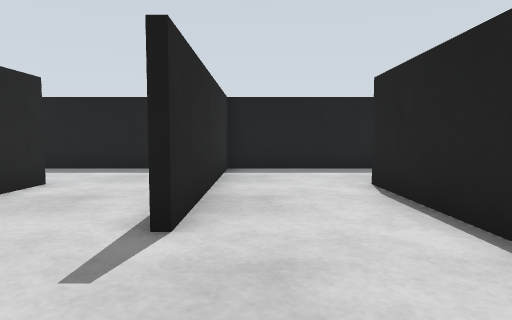
view 1 (above)

16 first-person views from a walk through a Gazebo world. The camera is 0.45 m above the floor, tilts 4° down and sees 75° across. The floor is counted in squares, 0.5 m on a side. Each view is taken from the middle of a square. On the plan, view 1 faces up. The plan holds only what a view shows up to about 12 squares ahead; the rest is blank. The place goes on beyond the plan.

view 2
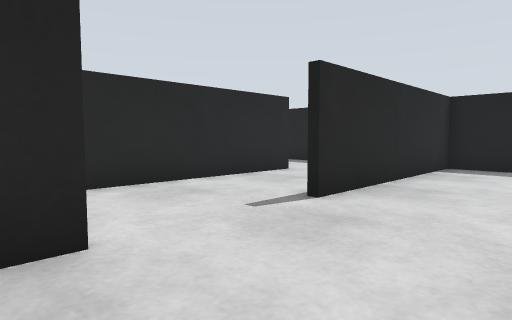

view 3
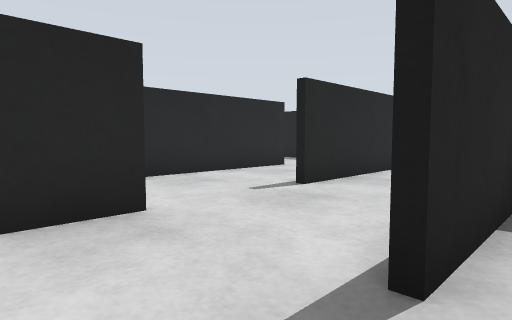

view 4
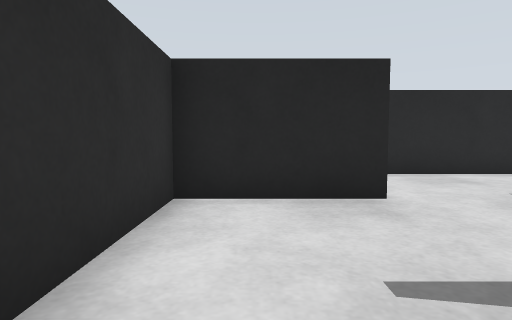

view 5
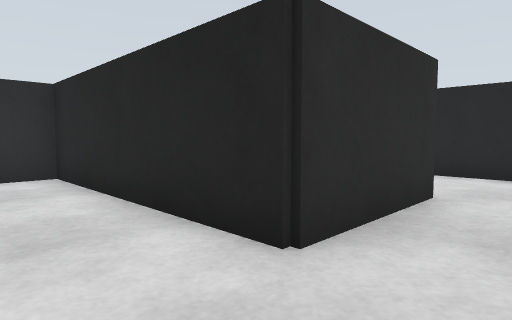

view 6
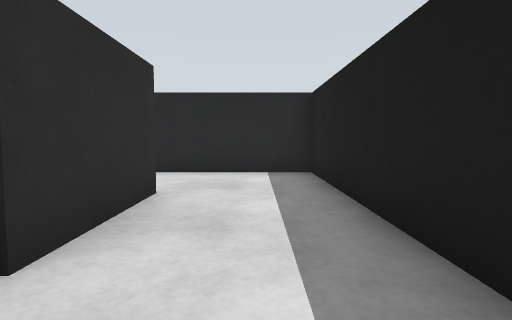

view 7
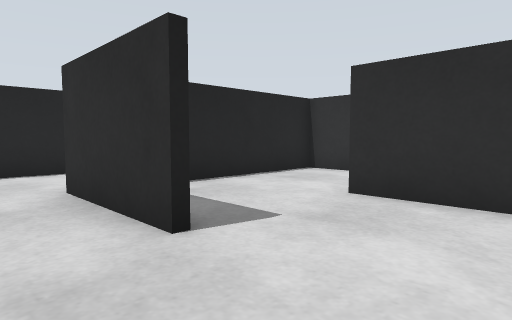

view 8
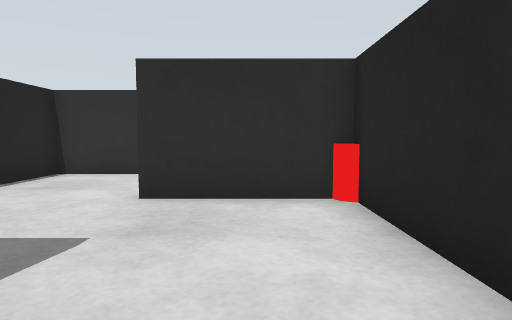

view 9
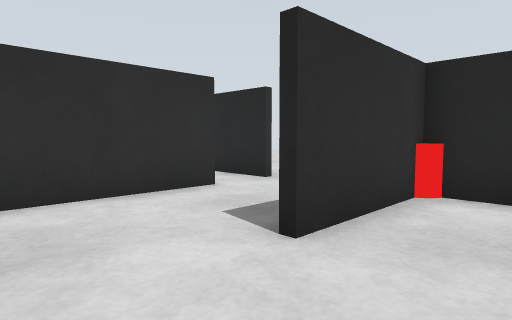

view 10
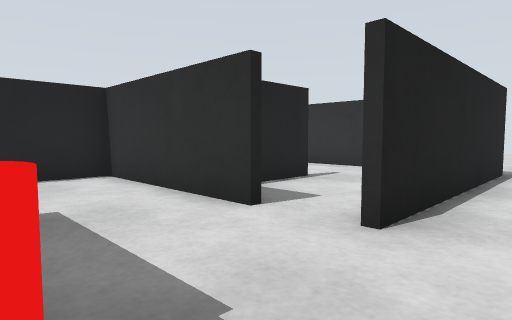

view 11
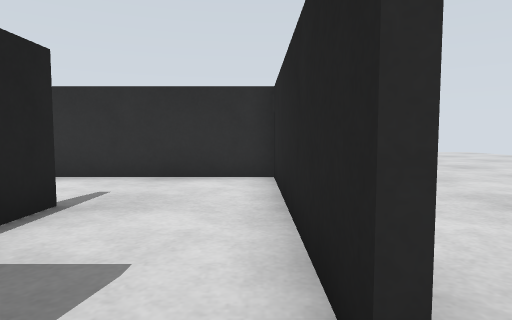

view 12
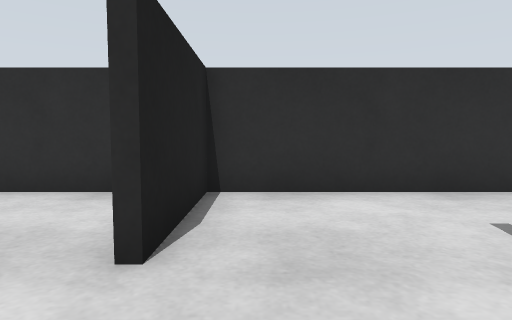

view 13
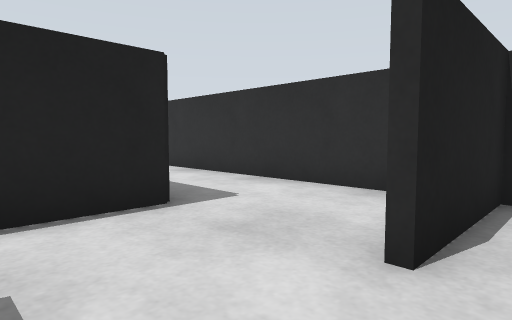

view 14
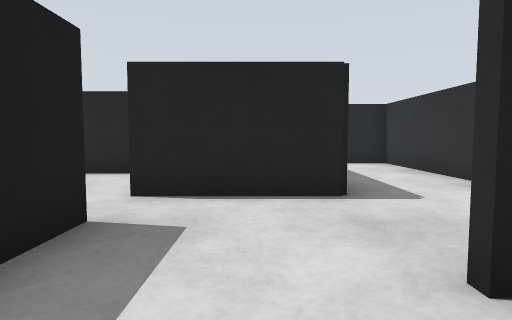

view 15
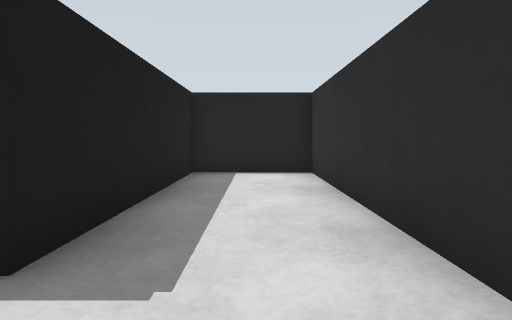

view 16
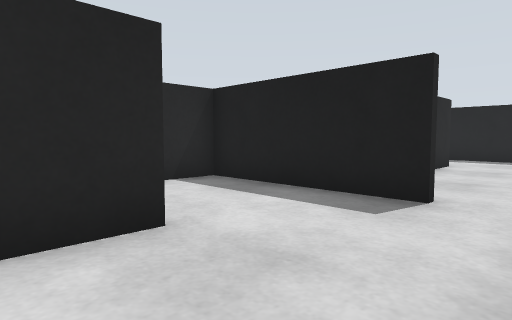

### Floor plan
Ten units are one square. View 1 is at (0, 0); x grows to the right and y downward. Boxes are objects, and circles mark ways between rooms. Rooms are numbered by the first view taken in them; rooms with no view inside come last. Other rooms are left out.
<svg viewBox="-120 -99 179 170">
<path fill="none" stroke="#000" d="M-10 -55 -10 -69M-42 1 -42 -42M-8 0 -8 32 25 32M-74 -64 -40 -64 -40 0M-29 -94 -104 -94 -104 -32 -72 -32M22 -10 22 -64M-90 0 -30 0M24 -94 -8 -94 -8 -30M24 -28 24 1M-106 66 -106 0M-40 32 -40 48M-24 2 -72 2 -72 15M-74 34 -74 18M-28 64 54 64 54 34 -10 34 -10 0M-104 0 -104 64 -42 64 -42 32"/>
<rect x="-115" y="-35" width="10" height="10" fill="#bbb"><title>red cylinder</title></rect>
<circle cx="-80" cy="-15" r="3" fill="#2a7"/>
<circle cx="20" cy="15" r="3" fill="#2a7"/>
<circle cx="-20" cy="10" r="3" fill="#2a7"/>
<circle cx="-95" cy="10" r="3" fill="#2a7"/>
<text x="-30" y="-40">1</text>
<text x="30" y="20">2</text>
<text x="-40" y="30">3</text>
</svg>
Room 1 opens to room 2. Room 1 opens to room 3. Room 2 opens to room 3.

Where each view was taken, in squares from view 1:
view 1: 0 up, 0 right, facing up
view 2: 1 down, 2 right, facing up-left
view 3: 2 down, 3 right, facing up-left
view 4: 2 down, 4 right, facing left
view 5: 8 up, 2 left, facing down-left
view 6: 8 up, 2 left, facing left
view 7: 8 up, 10 left, facing down-right
view 8: 8 up, 9 left, facing down
view 9: 5 up, 5 left, facing down-left
view 10: 3 up, 12 left, facing down-right
view 11: 1 up, 10 left, facing down
view 12: 1 down, 5 left, facing down
view 13: 1 down, 5 left, facing down-right
view 14: 2 down, 6 left, facing right
view 15: 5 down, 3 left, facing right
view 16: 5 down, 1 left, facing up-left
